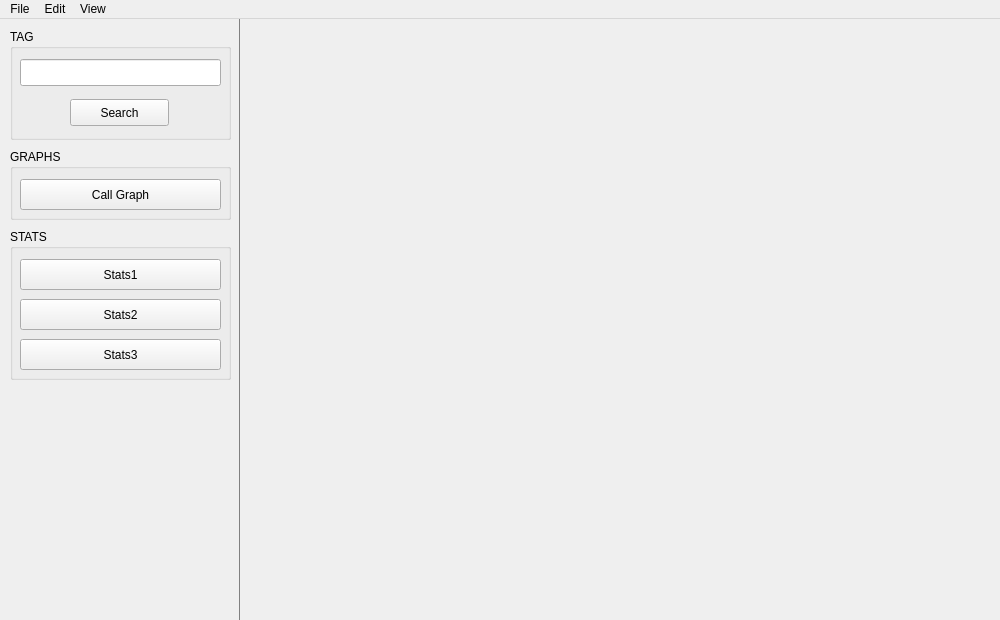
<?xml version="1.0" encoding="UTF-8"?>
<ui version="4.0">
 <class>MainView</class>
 <widget class="QMainWindow" name="MainView">
  <property name="geometry">
   <rect>
    <x>0</x>
    <y>0</y>
    <width>1000</width>
    <height>620</height>
   </rect>
  </property>
  <property name="windowTitle">
   <string>MainView</string>
  </property>
  <widget class="QWidget" name="centralWidget">
   <widget class="QWidget" name="leftWidget" native="true">
    <property name="geometry">
     <rect>
      <x>0</x>
      <y>0</y>
      <width>240</width>
      <height>620</height>
     </rect>
    </property>
    <property name="styleSheet">
     <string notr="true">border-right: 1px solid gray</string>
    </property>
    <widget class="QGroupBox" name="tagGroupBox">
     <property name="geometry">
      <rect>
       <x>10</x>
       <y>10</y>
       <width>221</width>
       <height>111</height>
      </rect>
     </property>
     <property name="title">
      <string>TAG</string>
     </property>
     <widget class="QPushButton" name="pushButton">
      <property name="geometry">
       <rect>
        <x>60</x>
        <y>70</y>
        <width>99</width>
        <height>27</height>
       </rect>
      </property>
      <property name="text">
       <string>Search</string>
      </property>
     </widget>
     <widget class="QLineEdit" name="lineEdit">
      <property name="geometry">
       <rect>
        <x>10</x>
        <y>30</y>
        <width>201</width>
        <height>27</height>
       </rect>
      </property>
     </widget>
    </widget>
    <widget class="QGroupBox" name="otherGroupBox">
     <property name="geometry">
      <rect>
       <x>10</x>
       <y>130</y>
       <width>221</width>
       <height>71</height>
      </rect>
     </property>
     <property name="title">
      <string>GRAPHS</string>
     </property>
     <widget class="QPushButton" name="callGraphButton">
      <property name="geometry">
       <rect>
        <x>10</x>
        <y>30</y>
        <width>201</width>
        <height>31</height>
       </rect>
      </property>
      <property name="text">
       <string>Call Graph</string>
      </property>
     </widget>
    </widget>
    <widget class="QGroupBox" name="StatsGroupBox">
     <property name="geometry">
      <rect>
       <x>10</x>
       <y>210</y>
       <width>221</width>
       <height>151</height>
      </rect>
     </property>
     <property name="title">
      <string>STATS</string>
     </property>
     <widget class="QPushButton" name="stats1Button">
      <property name="geometry">
       <rect>
        <x>10</x>
        <y>30</y>
        <width>201</width>
        <height>31</height>
       </rect>
      </property>
      <property name="text">
       <string>Stats1</string>
      </property>
     </widget>
     <widget class="QPushButton" name="stats2Button">
      <property name="geometry">
       <rect>
        <x>10</x>
        <y>70</y>
        <width>201</width>
        <height>31</height>
       </rect>
      </property>
      <property name="text">
       <string>Stats2</string>
      </property>
     </widget>
     <widget class="QPushButton" name="stats3Button">
      <property name="geometry">
       <rect>
        <x>10</x>
        <y>110</y>
        <width>201</width>
        <height>31</height>
       </rect>
      </property>
      <property name="text">
       <string>Stats3</string>
      </property>
     </widget>
    </widget>
    <zorder>tagGroupBox</zorder>
    <zorder>groupBox_2</zorder>
    <zorder>otherGroupBox</zorder>
    <zorder>StatsGroupBox</zorder>
   </widget>
   <widget class="QWidget" name="rightWidget" native="true">
    <property name="geometry">
     <rect>
      <x>240</x>
      <y>0</y>
      <width>760</width>
      <height>620</height>
     </rect>
    </property>
   </widget>
  </widget>
  <widget class="QMenuBar" name="menuBar">
   <property name="geometry">
    <rect>
     <x>0</x>
     <y>0</y>
     <width>1000</width>
     <height>25</height>
    </rect>
   </property>
   <widget class="QMenu" name="menuFile">
    <property name="title">
     <string>File</string>
    </property>
   </widget>
   <widget class="QMenu" name="menuEdit">
    <property name="title">
     <string>Edit</string>
    </property>
   </widget>
   <widget class="QMenu" name="menuView">
    <property name="title">
     <string>View</string>
    </property>
   </widget>
   <addaction name="menuFile"/>
   <addaction name="menuEdit"/>
   <addaction name="menuView"/>
  </widget>
 </widget>
 <layoutdefault spacing="6" margin="11"/>
 <resources/>
 <connections/>
</ui>
